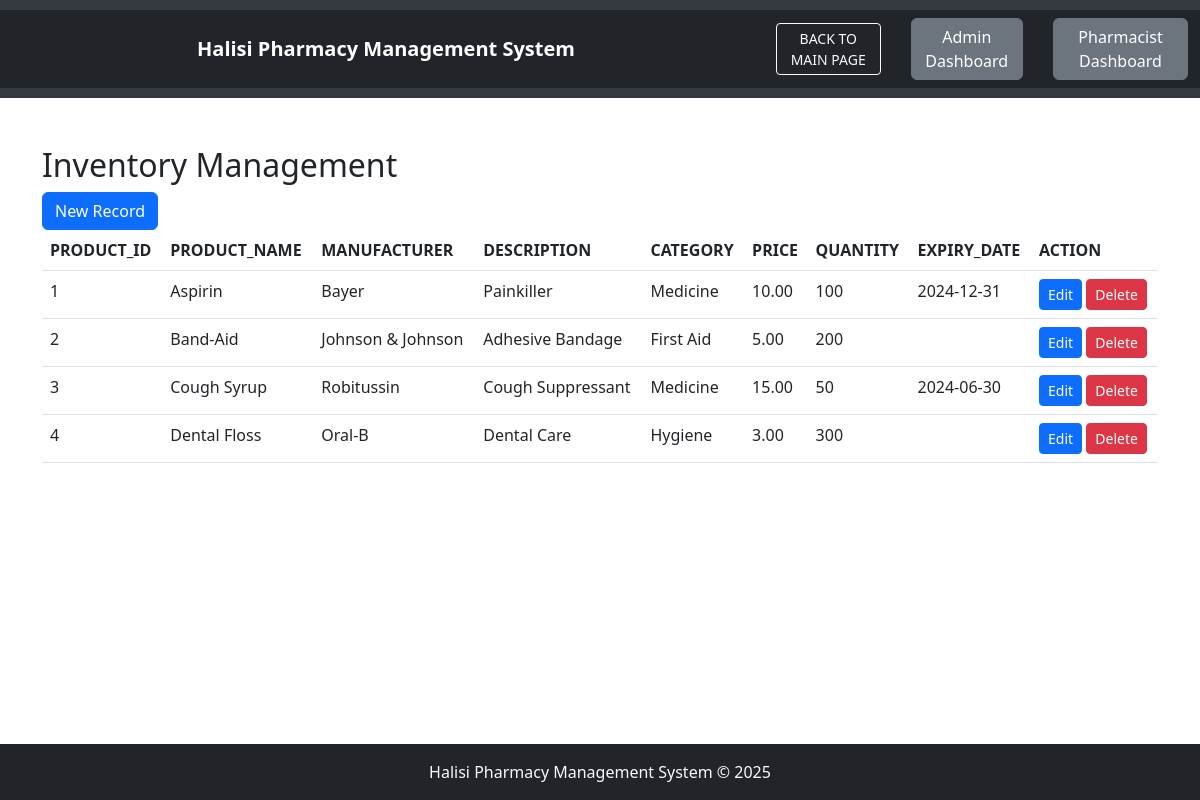
/inventory_management/inventory.php, run on the app's committed database.
### tables this page shows
CREATE TABLE `inventory` (
  `product_id` int(11) NOT NULL,
  `product_name` varchar(100) NOT NULL,
  `manufacturer` varchar(100) DEFAULT NULL,
  `description` text DEFAULT NULL,
  `category` varchar(50) NOT NULL,
  `price` decimal(10,2) NOT NULL,
  `quantity` int(11) NOT NULL,
  `expiry_date` date DEFAULT NULL
);

### inventory_management/inventory.php (the view, shortened to what this page needs)
<!DOCTYPE html>
<html lang="en">
<head>
    <?php
    include 'header.php';
    ?>
    <link rel="stylesheet" href="/PHARMACY/bootstrap-5.2.3-dist/css/bootstrap.min.css">
</head>
<body>
    <div class="container my-5">
        <h2>Inventory Management</h2>
        <a class="btn btn-primary" href="/PHARMACY/inventory_management/create.php" role="button">New Record</a>
        <br>
        <table class="table">
            <thead>
                <tr>
                    <th>PRODUCT_ID</th>
                    <th>PRODUCT_NAME</th>
                    <th>MANUFACTURER</th>
                    <th>DESCRIPTION</th>
                    <th>CATEGORY</th>
                    <th>PRICE</th>
                    <th>QUANTITY</th>
                    <th>EXPIRY_DATE</th>
                    <th>ACTION</th>
                </tr>
            </thead>
            <tbody>
                <?php
                $servername = "localhost";
                $username = "root";
                $password = "";
                $dbname = "HALISI_PHARMACY_MGT_SYS";
                $conn = new mysqli($servername, $username, $password, $dbname);
                $sql = "SELECT * FROM inventory";
                $result = $conn->query($sql);
                while($row = $result->fetch_assoc()) {
                    echo "
                    <tr>
                    <td>$row[product_id]</td>
                    <td>$row[product_name]</td>
                    <td>$row[manufacturer]</td>
                    <td>$row[description]</td>
                    <td>$row[category]</td>
                    <td>$row[price]</td>
                    <td>$row[quantity]</td>
                    <td>$row[expiry_date]</td>
                    <td>
                    <a class='btn btn-primary btn-sm' href='/PHARMACY/inventory_management/edit.php?product_id=$row[product_id]'>Edit</a>
                    <a class='btn btn-danger btn-sm' href='/PHARMACY/inventory_management/delete.php?product_id=$row[product_id]'>Delete</a>
                    </td>
                </tr>
                    ";
                }
                ?>
            </tbody>
        </table>
    </div>
</body>
<?php include 'footer.php'; ?>
</html>

### inventory_management/footer.php (style rules this page uses)
body { display: flex; flex-direction: column; min-height: 100vh; margin: 0; }

### data on the page
inventory: product_id "1", product_name "Aspirin", manufacturer "Bayer", description "Painkiller", category "Medicine", price "10.00", quantity "100", expiry_date "2024-12-31"
inventory: product_id "2", product_name "Band-Aid", manufacturer "Johnson & Johnson", description "Adhesive Bandage", category "First Aid", price "5.00", quantity "200"
inventory: product_id "3", product_name "Cough Syrup", manufacturer "Robitussin", description "Cough Suppressant", category "Medicine", price "15.00", quantity "50", expiry_date "2024-06-30"
inventory: product_id "4", product_name "Dental Floss", manufacturer "Oral-B", description "Dental Care", category "Hygiene", price "3.00", quantity "300"
